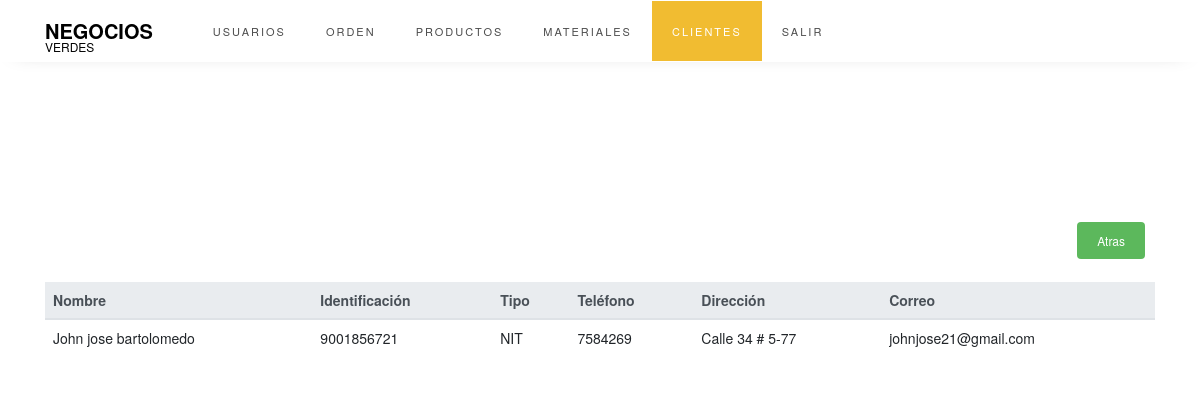
The page /Views/Views_Cliente/V_verCliente.php?id=1 (signed in) on the database its author committed.
### tables this page shows
CREATE TABLE `cliente` (
  `ID_CLIENTE` int(11) NOT NULL,
  `nombreCliente` varchar(100) NOT NULL,
  `IdentificacionCliente` bigint(15) NOT NULL,
  `tipoIdentificacion` varchar(50) NOT NULL,
  `telefono` varchar(11) NOT NULL,
  `direccion` varchar(50) NOT NULL,
  `correo` varchar(100) NOT NULL
);

### Controller/Controller_Cliente/C_verCliente.php (called while the page is built)
<?php
require_once "../../Model/database.php";
$id = $_GET['id'];
$result = mysqli_query($conection,"SELECT * FROM cliente WHERE ID_CLIENTE ='$id'");
?>

### Views/Views_Cliente/V_verCliente.php (the view, shortened to what this page needs)
<!doctype html>
  <html lang="en">
  <head>
    <link rel="stylesheet" href="https://stackpath.bootstrapcdn.com/font-awesome/4.7.0/css/font-awesome.min.css">
    <link rel="stylesheet" href="../../css/style.css">
    <link rel="stylesheet" href="../../css/style-button.css">
    <link rel="stylesheet" href="https://maxcdn.bootstrapcdn.com/bootstrap/3.4.1/css/bootstrap.min.css">
    <link rel="stylesheet" type="text/css" href="/css/style-button.css" media="screen" />
  </head>
  <body>
    <nav class="navbar navbar-expand-lg navbar-dark ftco_navbar bg-dark ftco-navbar-light" id="ftco-navbar">
      <div class="container">
        <a class="navbar-brand" href="../Views_Usuario/V_usuario.php">Negocios <span>Verdes</span></a>
       <div class="collapse navbar-collapse" id="ftco-nav">
         <ul class="navbar-nav m-auto">
           <li class="nav-item"><a href="../Views_Usuario/V_usuario.php" class="nav-link">USUARIOS</a></li>
           <li class="nav-item"><a href="../Views_Orden/V_orden.php" class="nav-link">ORDEN</a></li>
           <li class="nav-item"><a href="../Views_Producto/V_producto.php" class="nav-link">PRODUCTOS</a></li>
           <li class="nav-item"><a href="../Views_Material/V_material.php" class="nav-link">MATERIALES</a></li>
           <li class="nav-item active"><a href="../Views_Cliente/V_cliente.php" class="nav-link">CLIENTES</a></li>
           <li class="nav-item"><a href="../../Controller/cerrarSesion.php" class="nav-link">SALIR</a></li>
         </ul>
       </div>
     </div>
   </nav>
   <div class="container"><br><br><br><br><br><br><br>
    <a href="../Views_Cliente/V_cliente.php" class="btn btn-success float-right" role="button">Atras</a><br><br><br>
    <table class="table ">
      <thead class="thead-light">
        <tr>
          <th>Nombre</th>
          <th>Identificación</th>
          <th>Tipo</th>
          <th>Teléfono</th>
          <th>Dirección</th>
          <th>Correo</th>
        </tr>
      </thead>
      <tbody>
      <?php
require_once "../../Controller/Controller_Cliente/C_verCliente.php";
$mostrar=mysqli_fetch_array($result)
  ?>
  <tr>
    <td><?php echo $mostrar['nombreCliente'] ?></td>
    <td><?php echo $mostrar['IdentificacionCliente'] ?></td>
    <td><?php echo $mostrar['tipoIdentificacion'] ?></td>
    <td><?php echo $mostrar['telefono'] ?></td>
    <td><?php echo $mostrar['direccion'] ?></td>
    <td><?php echo $mostrar['correo'] ?></td>
  </tr>
      </tbody>
    </table>
  </div>
  </html>
</body>
</html>

### css/style-button.css (style rules this page uses)
.btn { border: none; padding: 10px 20px; font-size: 12px; cursor: pointer; display: flex; justify-content: space-between; }
.float-right { margin-left: 10px; margin-right: 10px; }

### rows shown on the page
cliente: nombreCliente "John jose bartolomedo", IdentificacionCliente "9001856721", tipoIdentificacion "NIT", telefono "7584269", direccion "Calle 34 # 5-77", correo "johnjose21@gmail.com"
